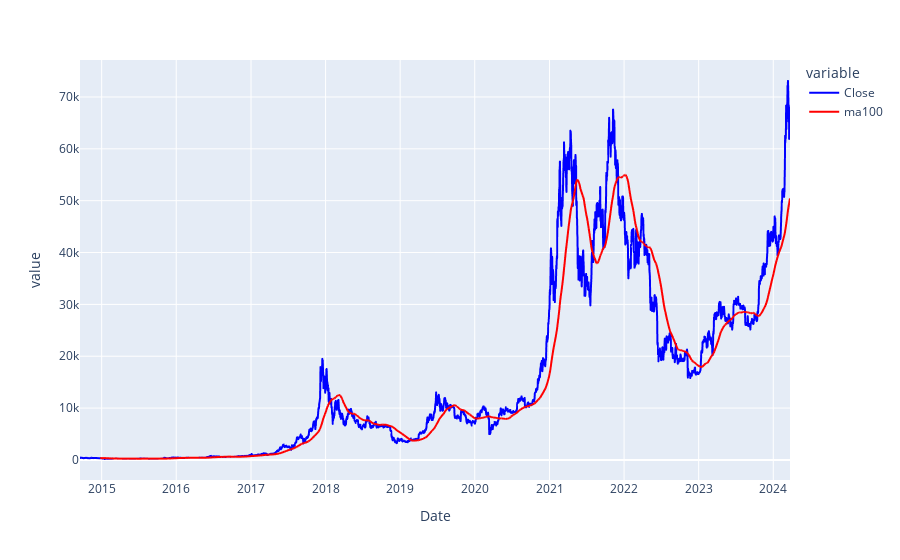

Source (notebook cell):
### Code cell
data['ma100'] = data['Close'].rolling(window=100).mean()
fig2 = px.line(data, x=data.index, y=['Close', 'ma100'], color_discrete_map={'Close': 'blue', 'ma100': 'red'})
fig2.show()

### Figure 1 — Plotly figure (JSON) as saved in the notebook; plotly's stock layout.template omitted (floating-point values rounded to 4 significant figures; data arrays with more than 128 entries replaced by an {"elided": "..."} marker saying what was removed)
{"data": [{"hovertemplate": "variable=Close<br>Date=%{x}<br>value=%{y}<extra></extra>", "legendgroup": "Close", "line": {"color": "blue", "dash": "solid"}, "marker": {"symbol": "circle"}, "mode": "lines", "name": "Close", "showlegend": true, "type": "scattergl", "x": {"elided": "3476 str values"}, "xaxis": "x", "y": {"elided": "3476 float values"}, "yaxis": "y"}, {"hovertemplate": "variable=ma100<br>Date=%{x}<br>value=%{y}<extra></extra>", "legendgroup": "ma100", "line": {"color": "red", "dash": "solid"}, "marker": {"symbol": "circle"}, "mode": "lines", "name": "ma100", "showlegend": true, "type": "scattergl", "x": {"elided": "3476 str values"}, "xaxis": "x", "y": {"elided": "3476 float values"}, "yaxis": "y"}], "layout": {"legend": {"title": {"text": "variable"}, "tracegroupgap": 0}, "margin": {"t": 60}, "xaxis": {"anchor": "y", "domain": [0, 1], "title": {"text": "Date"}}, "yaxis": {"anchor": "x", "domain": [0, 1], "title": {"text": "value"}}}}
